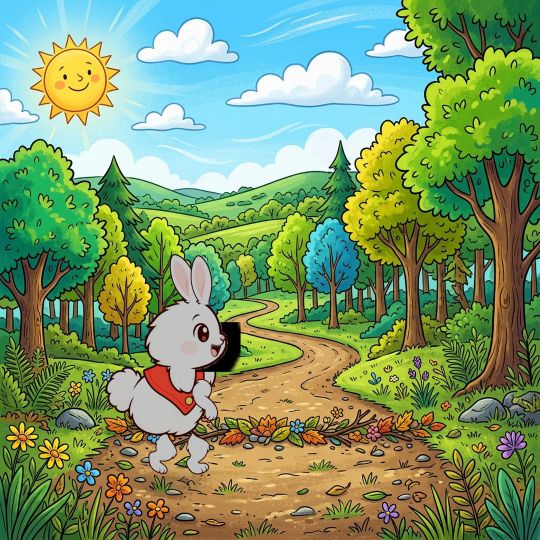
#> input picture character-performer/kids/rig_demo/qc_hermes2/mouth_open_mid.png, 1080 x 1080 px (shown at 1/2 size)
$ python zoom_crop.py
#> lines starting #> are read from the running program, lines starting #| are printed output that depends on the picture
from PIL import Image
im = Image.open("qc_hermes2/mouth_open_mid.png").convert("RGB")
#> im is the input picture: PIL image 1080x1080 RGB; mean R, G, B 123.9, 152, 105.7
c = im.crop((140, 440, 560, 1000)).resize((840, 1120), Image.Resampling.LANCZOS)
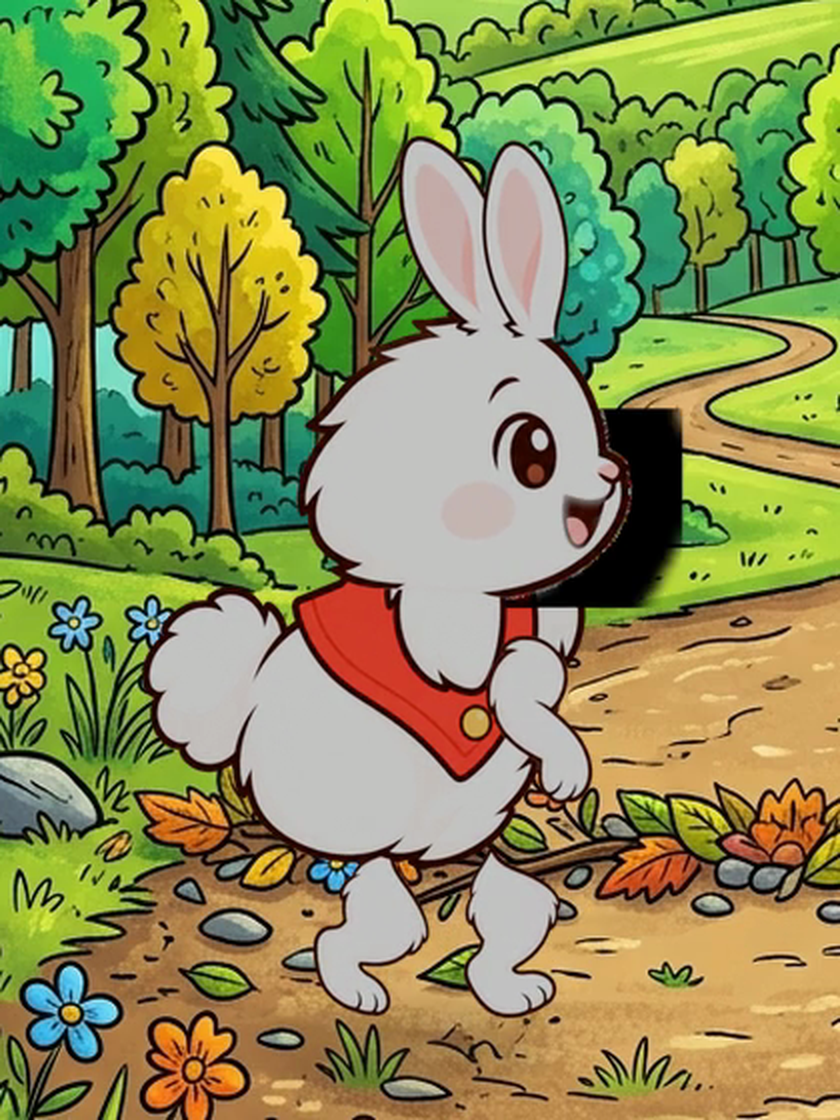
#> c: PIL image 840x1120 RGB; mean R, G, B 137, 141, 85.2
c.save("qc_hermes2/zoom_talk.png")
print("saved", c.size)
#| saved (840, 1120)
